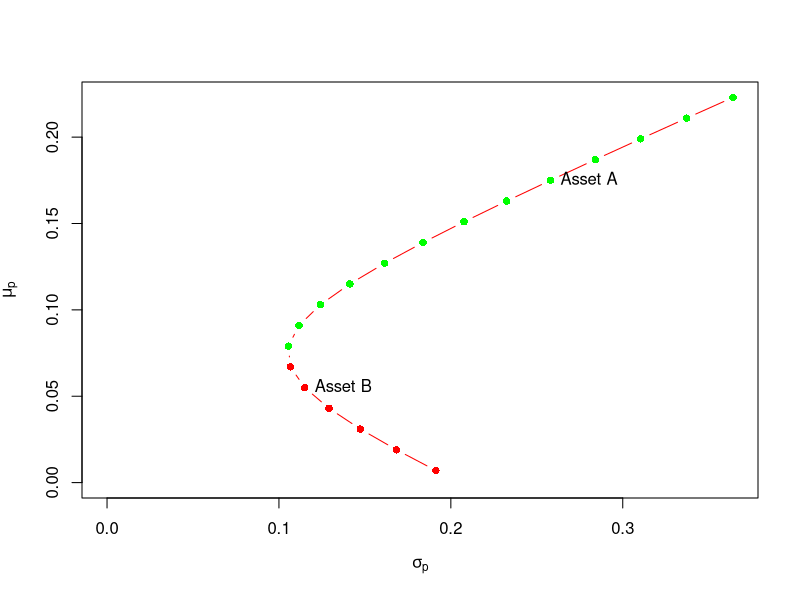
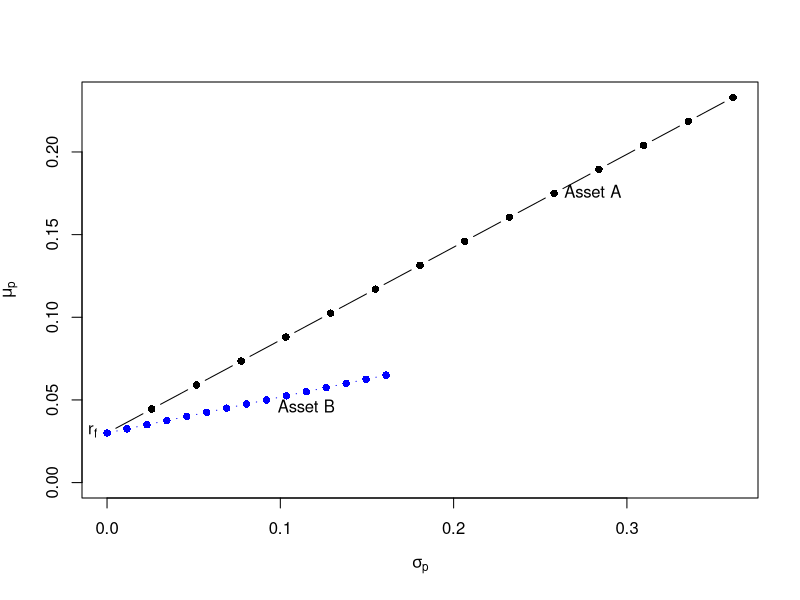

The R script that drew these images, in order:
# To clean up the memory of your current R session run the following line
rm(list=ls(all=TRUE))

### Intro to Portfolio Theory Walk Through
## Portfolios of 2 Risky Assers
# Set asset return distribution parameters
mu.A = 0.175
sig.A = 0.258
sig2.A = sig.A^2
mu.B = 0.055
sig.B = 0.115
sig2.B = sig.B^2
rho.AB = -0.164
sig.AB = rho.AB*sig.A*sig.B

## Example 1: Long only
# Specify equally weighted portfolio
x.A = 0.5
x.B = 0.5

# Compute portfolio mean, variance, and sd
mu.p1 = x.A*mu.A + x.B*mu.B
sig2.p1 = x.A^2 * sig2.A + x.B^2 * sig2.B + 2*x.A*x.B*sig.AB
sig.p1 = sqrt(sig2.p1)
mu.p1
sig2.p1
sig.p1

## Example 2: long-short portfolio
# Specify long-short portfolio
x.A = 1.5
x.B =-0.5
# Compute portfolio mean, variance, and sd
mu.p2 = x.A*mu.A + x.B*mu.B
sig2.p2 = x.A^2 * sig2.A + x.B^2 * sig2.B + 2*x.A*x.B*sig.AB
sig.p2 = sqrt(sig2.p2)
mu.p2
sig2.p2
sig.p2

## Asset and Portfolio VaR
w0 = 100000
# Individual asset VaR
VaR.A = (mu.A + sig.A*qnorm(0.05))*w0
VaR.A
VaR.B = (mu.B + sig.B*qnorm(0.05))*w0
VaR.B

# Asset weighted VaR for equally weighted portfolio
x.A*VaR.A + x.B*VaR.B

# VaR for equally weighted portfolio
VaR.p1 = (mu.p1 + sig.p1*qnorm(0.05))*w0
VaR.p1

# VaR for non-equally weighted portfolio
VaR.p2 = (mu.p2 + sig.p2*qnorm(0.05))*w0
VaR.p2

## Create Portfolio Frontier
x.A = seq(from=-0.4, to=1.4, by=0.1)
x.B = 1 - x.A
mu.p = x.A*mu.A + x.B*mu.B
sig2.p = x.A^2 * sig2.A + x.B^2 * sig2.B 
+  2*x.A*x.B*sig.AB
sig.p = sqrt(sig2.p)

plot(sig.p, mu.p, type='b', pch=16, 
     ylim=c(0, max(mu.p)), xlim=c(0, max(sig.p)), 
     xlab=expression(sigma[p]),
     ylab=expression(mu[p]), col=c(rep("red", 6), rep("green", 13))
)
text(x=sig.A, y=mu.A, labels="Asset A", pos=4)
text(x=sig.B, y=mu.B, labels="Asset B", pos=4)

## Computing the Minimum Variance Portfolio
# minimum variance portfolio
xA.min = (sig2.B - sig.AB)/(sig2.A + sig2.B - 2*sig.AB)
xB.min = 1 - xA.min
xA.min
xB.min

# compute mean, variance and volatility
mu.p.min = xA.min*mu.A + xB.min*mu.B
sig2.p.min = xA.min^2 * sig2.A + xB.min^2 * sig2.B
  2*xA.min*xB.min*sig.AB
sig.p.min = sqrt(sig2.p.min)
mu.p.min
sig.p.min

## Portfolios of T-Bills and 1 Risky Asset
# Risk-free (T-Bill) rate
r.f = 0.03

# T-bills + asset A
x.A = seq(from=0, to=1.4, by=0.1)
mu.p.A = r.f + x.A*(mu.A - r.f)
sig.p.A = x.A*sig.A
sharpe.A = (mu.A - r.f)/sig.A
sharpe.A


# T-bills + asset B
x.B = seq(from=0, to=1.4, by=0.1)
mu.p.B = r.f + x.B*(mu.B - r.f)
sig.p.B = x.B*sig.B
sharpe.B = (mu.B - r.f)/sig.B
sharpe.B

# plot portfolios of T-Bills and assets A and B
plot(sig.p.A, mu.p.A, type="b", col="black", ylim=c(0, max(mu.p.A)),
     xlim=c(0, max(sig.p.A, sig.p.B)), pch=16,
     xlab=expression(sigma[p]), ylab=expression(mu[p]))
points(sig.p.B, mu.p.B, type="b", col="blue", pch=16)
text(x=sig.A, y=mu.A, labels="Asset A", pos=4)
text(x=sig.B, y=mu.B, labels="Asset B", pos=1)
text(x=0, y=r.f, labels=expression(r[f]), pos=2)

# Tangent Portfolio
top = (mu.A - r.f)*sig2.B - (mu.B - r.f)*sig.AB
bot = (mu.A - r.f)*sig2.B + (mu.B - r.f)*sig2.A -
  (mu.A - r.f + mu.B - r.f)*sig.AB
x.A.tan = top/bot
x.B.tan = 1 - x.A.tan
x.A.tan

x.B.tan
mu.p.tan = x.A.tan*mu.A + x.B.tan*mu.B
sig2.p.tan = x.A.tan^2 * sig2.A + x.B.tan^2 * sig2.B 
  2*x.A.tan*x.B.tan*sig.AB
sig.p.tan = sqrt(sig2.p.tan)
mu.p.tan
                                                                                                                                                                                                                                                                                                                                                                                                                                                                                                                                                                                                                                                                                                                                                                                                                                                                                                                                                                                                           








